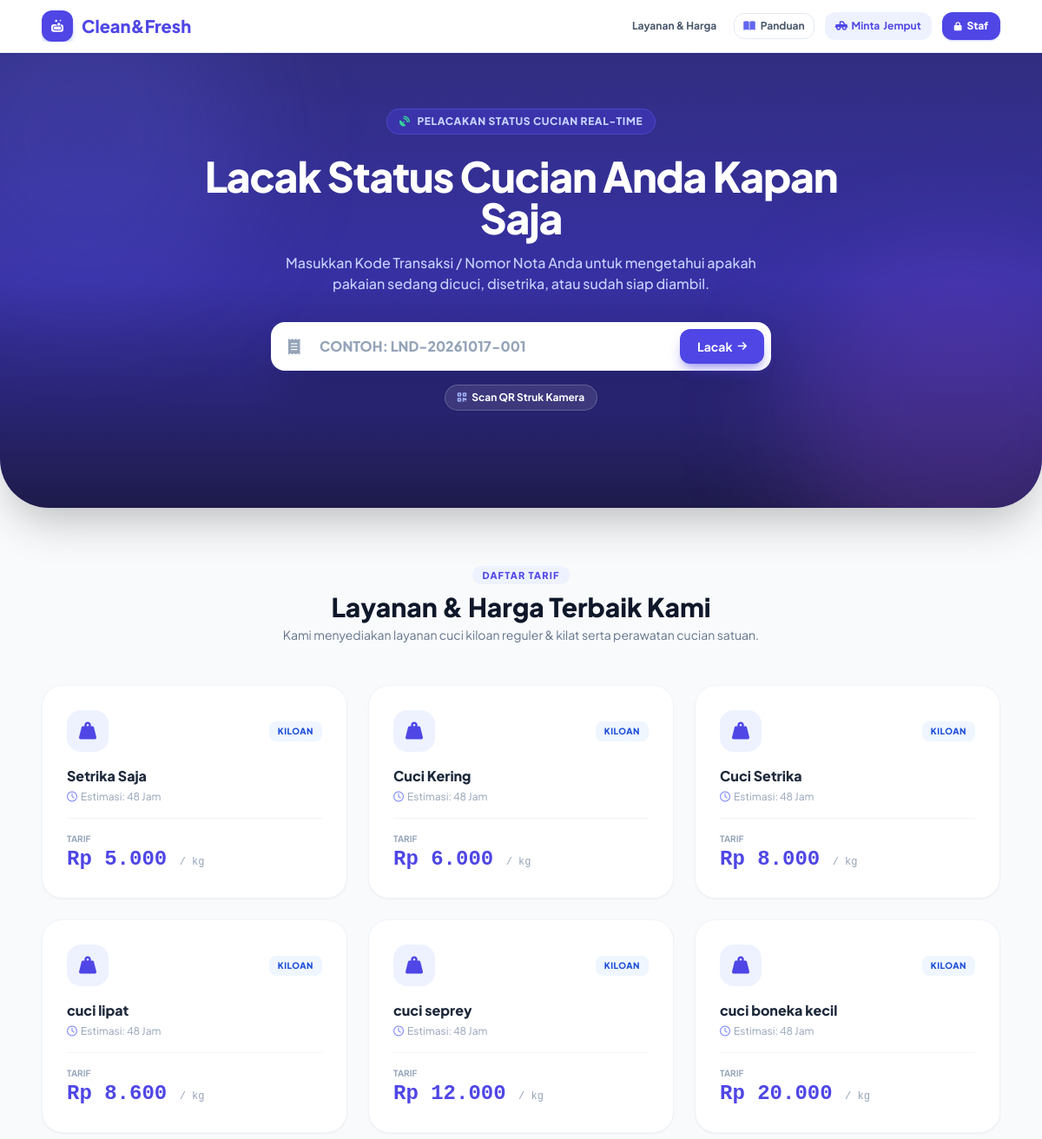
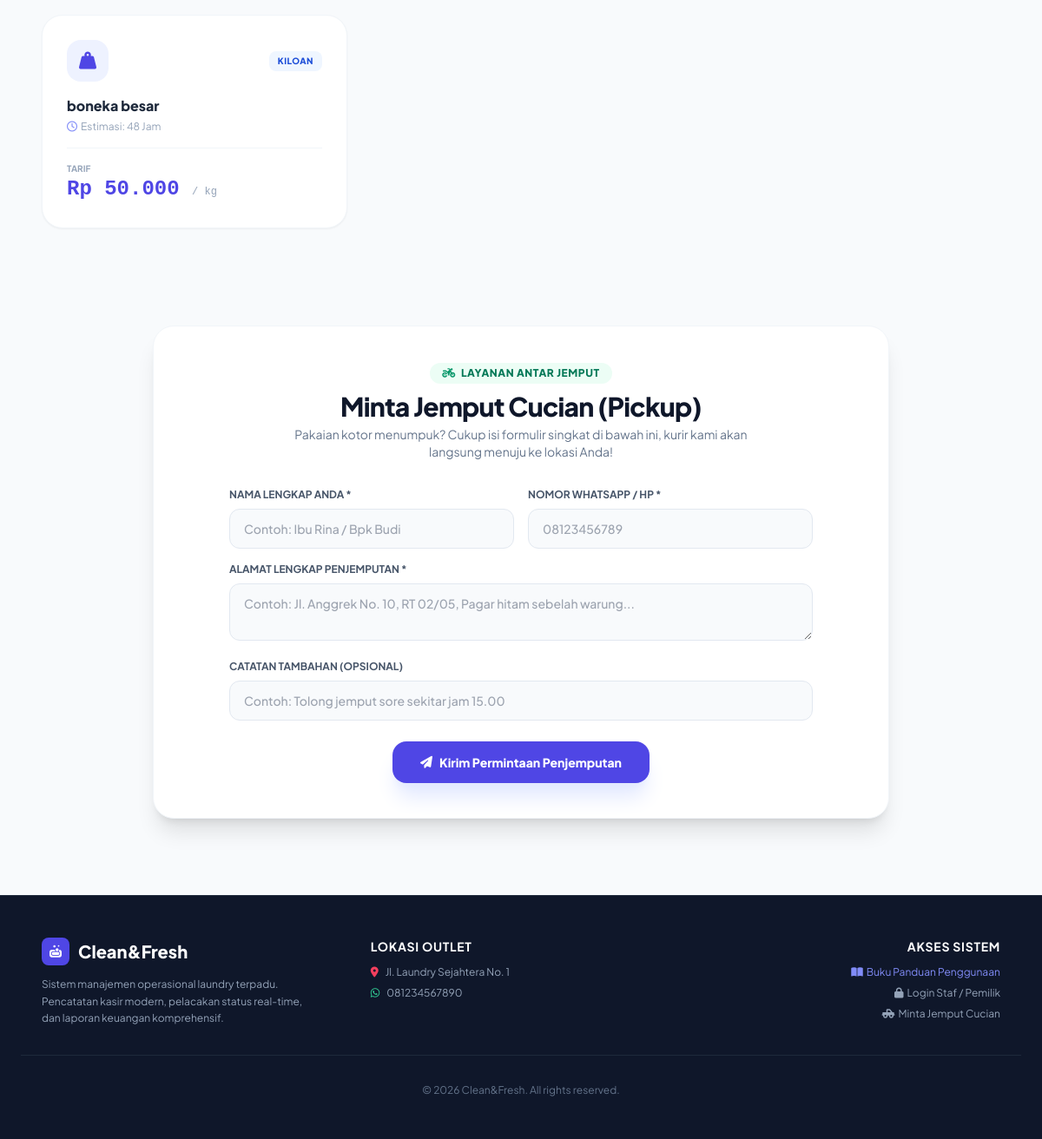
The page / on the database its author committed (2 pictures, top to bottom).
### tables this page shows
CREATE TABLE `settings` (
  `id` int(11) NOT NULL,
  `nama_laundry` varchar(150) NOT NULL DEFAULT 'Clean&Fresh Laundry',
  `alamat` text DEFAULT NULL,
  `whatsapp` varchar(30) DEFAULT NULL,
  `logo` varchar(255) DEFAULT NULL,
  `wa_gateway_provider` varchar(50) DEFAULT 'manual',
  `wa_api_key` varchar(255) DEFAULT NULL,
  `wa_domain` varchar(255) DEFAULT 'https://api.fonnte.com',
  `wa_template_order` text DEFAULT NULL,
  `wa_template_ready` text DEFAULT NULL,
  `receipt_footer` text DEFAULT NULL,
  `schema_version` int(11) DEFAULT 1,
  `updated_at` datetime DEFAULT current_timestamp() ON UPDATE current_timestamp(),
  PRIMARY KEY (`id`)
);

CREATE TABLE `services` (
  `id` int(11) NOT NULL AUTO_INCREMENT,
  `service_name` varchar(150) NOT NULL,
  `service_type` enum('kiloan','satuan') NOT NULL DEFAULT 'kiloan',
  `price` decimal(12,2) NOT NULL,
  `unit` varchar(20) NOT NULL DEFAULT 'kg',
  `duration_hours` int(11) NOT NULL DEFAULT 48,
  `created_at` datetime DEFAULT current_timestamp(),
  PRIMARY KEY (`id`)
);

### config/database.php (called while the page is built, shortened)
<?php
if (!function_exists('get_settings')) {
    function get_settings($conn) {
        $q = mysqli_query($conn, "SELECT * FROM settings WHERE id=1");
        if ($q && mysqli_num_rows($q) > 0) {
            return mysqli_fetch_assoc($q);
        }
        return [
            'nama_laundry' => 'Clean&Fresh Laundry',
            'alamat' => 'Jl. Laundry No. 123',
            'whatsapp' => '628123456789',
            'wa_gateway_provider' => 'manual',
            'wa_template_order' => 'Halo {nama}, pesanan {no_nota} sedang diproses. Cek status di {link_tracking}',
            'wa_template_ready' => 'Halo {nama}, cucian Anda dengan no nota {no_nota} sudah selesai dan siap diambil!'
        ];
    }
}
?>

### index.php (the view, shortened to what this page needs)
<?php
require_once 'config/database.php';
$set = get_settings($conn);
$services_catalog = mysqli_query($conn, "SELECT * FROM services ORDER BY service_type ASC, price ASC");
?>
<!DOCTYPE html>
<html lang="id" class="scroll-smooth">
<head>
    <script src="https://cdn.tailwindcss.com"></script>
    <link rel="stylesheet" href="https://cdnjs.cloudflare.com/ajax/libs/font-awesome/6.4.0/css/all.min.css">
</head>
<body class="bg-slate-50 text-slate-800 antialiased selection:bg-indigo-500 selection:text-white">
    <nav class="bg-white/95 backdrop-blur-md sticky top-0 z-50 border-b border-slate-100 shadow-sm">
        <div class="max-w-6xl mx-auto px-4 sm:px-6 py-3 flex justify-between items-center gap-2">
            <a href="index.php" class="flex items-center gap-2 sm:gap-2.5 font-black text-lg sm:text-xl text-indigo-600 truncate">
                <span class="w-8 h-8 sm:w-9 sm:h-9 rounded-xl bg-indigo-600 text-white flex items-center justify-center text-xs sm:text-sm shadow-md shadow-indigo-200 shrink-0">
                    <i class="fas fa-soap"></i>
                </span>
                <span class="truncate"><?= htmlspecialchars($set['nama_laundry']); ?></span>
            </a>
            <div class="flex items-center gap-2 sm:gap-3 shrink-0">
                <a href="#layanan" class="hidden md:inline-block text-xs font-bold text-slate-600 hover:text-indigo-600 transition px-2 py-1">
                    Layanan & Harga
                </a>
                <a href="panduan.php" class="text-xs font-bold text-slate-600 hover:text-indigo-600 transition px-2.5 py-1.5 rounded-xl border border-slate-200 hover:border-indigo-300 flex items-center gap-1.5">
                    <i class="fas fa-book-open text-indigo-500"></i>
                    <span>Panduan</span>
                </a>
                <a href="#pickup" class="text-xs font-bold text-indigo-600 hover:text-indigo-700 bg-indigo-50 hover:bg-indigo-100 px-3 py-2 rounded-xl transition flex items-center gap-1">
                    <i class="fas fa-truck-pickup text-indigo-600"></i>
                    <span class="hidden sm:inline">Minta</span> Jemput
                </a>
                <a href="auth/login.php" class="text-xs font-extrabold text-white bg-indigo-600 hover:bg-indigo-700 px-3.5 py-2 rounded-xl transition flex items-center gap-1.5 shadow-sm shadow-indigo-200">
                    <i class="fas fa-lock text-[10px]"></i>
                    <span>Staf</span>
                </a>
            </div>
        </div>
    </nav>
    <div id="lacak" class="relative bg-gradient-to-b from-indigo-900 via-indigo-800 to-indigo-950 text-white pt-10 sm:pt-16 pb-20 sm:pb-28 px-4 sm:px-6 overflow-hidden rounded-b-[2.5rem] sm:rounded-b-[3.5rem] shadow-2xl">
        <div class="max-w-3xl mx-auto text-center relative z-10">
            <span class="inline-flex items-center gap-2 px-3.5 py-1.5 rounded-full bg-indigo-700/50 border border-indigo-500/40 text-indigo-200 text-[11px] sm:text-xs font-extrabold uppercase tracking-wider mb-4 sm:mb-6 backdrop-blur-md">
                <i class="fas fa-satellite-dish text-emerald-400 animate-pulse"></i> Pelacakan Status Cucian Real-time
            </span>
            <h1 class="text-2xl sm:text-4xl md:text-5xl font-black tracking-tight leading-tight mb-3 sm:mb-4">
                Lacak Status Cucian Anda Kapan Saja
            </h1>
            <p class="text-indigo-200 text-xs sm:text-base max-w-xl mx-auto mb-6 sm:mb-8 font-medium">
                Masukkan Kode Transaksi / Nomor Nota Anda untuk mengetahui apakah pakaian sedang dicuci, disetrika, atau sudah siap diambil.
            </p>
            <form action="" method="GET" class="relative max-w-xl mx-auto">
                <div class="relative flex items-center">
                    <i class="fas fa-receipt absolute left-4 sm:left-5 text-slate-400 text-sm sm:text-lg"></i>
                    <input type="text" id="orderCodeInput" name="kode" value="<?= isset($_GET['kode']) ? htmlspecialchars($_GET['kode']) : '' ?>"
                           class="w-full py-3.5 sm:py-4 pl-11 sm:pl-14 pr-24 sm:pr-36 rounded-2xl text-slate-900 font-extrabold shadow-2xl focus:outline-none focus:ring-4 focus:ring-indigo-400/50 transition placeholder-slate-400 uppercase text-xs sm:text-base"
                           placeholder="CONTOH: LND-20261017-001" autocomplete="off" required>
                    <button type="submit" class="absolute right-1.5 sm:right-2 bg-indigo-600 hover:bg-indigo-700 text-white px-3.5 sm:px-5 py-2 sm:py-2.5 rounded-xl font-bold text-xs sm:text-sm flex items-center gap-1.5 shadow-lg shadow-indigo-600/40 transition">
                        <span>Lacak</span>
                        <i class="fas fa-arrow-right text-[10px] sm:text-xs"></i>
                    </button>
                </div>
            </form>
            <div class="mt-4 flex flex-wrap items-center justify-center gap-2">
                <button type="button" onclick="openQrModal()" class="inline-flex items-center gap-1.5 px-3.5 py-1.5 rounded-full bg-white/10 hover:bg-white/20 border border-white/20 text-white text-xs font-bold backdrop-blur-md transition shadow-sm">
                    <i class="fas fa-qrcode text-indigo-300"></i>
                    <span>Scan QR Struk Kamera</span>
                </button>
            </div>
        </div>
        <div class="absolute -top-24 -left-24 w-80 sm:w-96 h-80 sm:h-96 bg-indigo-500/20 rounded-full blur-3xl pointer-events-none"></div>
        <div class="absolute -bottom-24 -right-24 w-80 sm:w-96 h-80 sm:h-96 bg-purple-500/20 rounded-full blur-3xl pointer-events-none"></div>
    </div>
    <div id="layanan" class="max-w-6xl mx-auto px-4 sm:px-6 py-12 sm:py-16">
        <div class="text-center max-w-xl mx-auto mb-8 sm:mb-12">
            <span class="text-[11px] font-black text-indigo-600 uppercase tracking-widest bg-indigo-50 px-3 py-1 rounded-full">Daftar Tarif</span>
            <h2 class="text-2xl sm:text-3xl font-black text-slate-900 mt-2">Layanan & Harga Terbaik Kami</h2>
            <p class="text-slate-500 text-xs sm:text-sm mt-1">Kami menyediakan layanan cuci kiloan reguler & kilat serta perawatan cucian satuan.</p>
        </div>
        <div class="grid grid-cols-1 sm:grid-cols-2 lg:grid-cols-3 gap-4 sm:gap-6">
            <?php while($s = mysqli_fetch_assoc($services_catalog)): ?>
            <div class="bg-white p-5 sm:p-7 rounded-3xl shadow-sm border border-slate-100 hover:shadow-xl hover:border-indigo-100 transition duration-300 flex flex-col justify-between">
                <div>
                    <div class="flex justify-between items-center mb-4">
                        <span class="w-10 h-10 sm:w-12 sm:h-12 rounded-2xl bg-indigo-50 text-indigo-600 flex items-center justify-center text-lg sm:text-xl font-bold">
                            <?php if ($s['service_type'] === 'kiloan'): ?>
                                <i class="fas fa-weight-hanging"></i>
                            <?php else: ?>
                                <i class="fas fa-tshirt"></i>
                            <?php endif; ?>
                        </span>
                        <span class="px-2.5 py-1 rounded-lg text-[10px] font-black uppercase tracking-wider <?= $s['service_type'] === 'kiloan' ? 'bg-blue-50 text-blue-700' : 'bg-amber-50 text-amber-700'; ?>">
                            <?= $s['service_type']; ?>
                        </span>
                    </div>
                    <h3 class="font-extrabold text-slate-800 text-sm sm:text-base mb-1"><?= htmlspecialchars($s['service_name']); ?></h3>
                    <p class="text-xs text-slate-400 mb-4"><i class="far fa-clock mr-1 text-indigo-400"></i>Estimasi: <?= (int)$s['duration_hours']; ?> Jam</p>
                </div>
                <div class="pt-4 border-t border-slate-100 flex justify-between items-end">
                    <div>
                        <span class="text-[10px] text-slate-400 font-bold block uppercase">Tarif</span>
                        <p class="text-xl sm:text-2xl font-black text-indigo-600 font-mono">
                            Rp <?= number_format($s['price'], 0, ',', '.'); ?>
                            <span class="text-xs font-normal text-slate-400">/ <?= htmlspecialchars($s['unit']); ?></span>
                        </p>
                    </div>
                </div>
            </div>
            <?php endwhile; ?>
        </div>
    </div>
    <div id="pickup" class="max-w-4xl mx-auto px-4 sm:px-6 py-8 sm:py-12">
        <div class="bg-white rounded-3xl shadow-xl border border-slate-100 p-6 sm:p-10">
            <div class="text-center max-w-xl mx-auto mb-6 sm:mb-8">
                <span class="inline-flex items-center gap-1.5 px-3.5 py-1 rounded-full bg-emerald-50 text-emerald-700 text-xs font-black uppercase tracking-wider mb-2">
                    <i class="fas fa-motorcycle text-emerald-600"></i> Layanan Antar Jemput
                </span>
                <h2 class="text-xl sm:text-3xl font-black text-slate-900 tracking-tight">Minta Jemput Cucian (Pickup)</h2>
                <p class="text-slate-500 text-xs sm:text-sm mt-1">Pakaian kotor menumpuk? Cukup isi formulir singkat di bawah ini, kurir kami akan langsung menuju ke lokasi Anda!</p>
            </div>
            <form action="#pickup" method="POST" class="space-y-4 max-w-2xl mx-auto">
                <div class="grid grid-cols-1 sm:grid-cols-2 gap-4">
                    <div>
                        <label class="block text-xs font-bold text-slate-600 uppercase mb-2">Nama Lengkap Anda *</label>
                        <input type="text" name="customer_name" required placeholder="Contoh: Ibu Rina / Bpk Budi" class="w-full px-4 py-3 bg-slate-50 border border-slate-200 rounded-xl text-sm font-medium focus:bg-white focus:outline-none focus:ring-2 focus:ring-indigo-500">
                    </div>
                    <div>
                        <label class="block text-xs font-bold text-slate-600 uppercase mb-2">Nomor WhatsApp / HP *</label>
                        <input type="tel" name="customer_phone" required placeholder="08123456789" class="w-full px-4 py-3 bg-slate-50 border border-slate-200 rounded-xl text-sm font-medium focus:bg-white focus:outline-none focus:ring-2 focus:ring-indigo-500">
                    </div>
                </div>
                <div>
                    <label class="block text-xs font-bold text-slate-600 uppercase mb-2">Alamat Lengkap Penjemputan *</label>
                    <textarea name="pickup_address" required rows="2" placeholder="Contoh: Jl. Anggrek No. 10, RT 02/05, Pagar hitam sebelah warung..." class="w-full px-4 py-3 bg-slate-50 border border-slate-200 rounded-xl text-sm font-medium focus:bg-white focus:outline-none focus:ring-2 focus:ring-indigo-500"></textarea>
                </div>
                <div>
                    <label class="block text-xs font-bold text-slate-600 uppercase mb-2">Catatan Tambahan (Opsional)</label>
                    <input type="text" name="notes" placeholder="Contoh: Tolong jemput sore sekitar jam 15.00" class="w-full px-4 py-3 bg-slate-50 border border-slate-200 rounded-xl text-sm font-medium focus:bg-white focus:outline-none focus:ring-2 focus:ring-indigo-500">
                </div>
                <div class="text-center pt-2">
                    <button type="submit" name="submit_public_pickup" class="w-full sm:w-auto px-8 py-3.5 bg-indigo-600 hover:bg-indigo-700 text-white font-extrabold rounded-2xl text-sm shadow-xl shadow-indigo-100 transition inline-flex items-center justify-center gap-2">
                        <i class="fas fa-paper-plane"></i>
                        <span>Kirim Permintaan Penjemputan</span>
                    </button>
                </div>
            </form>
        </div>
    </div>
    <footer class="bg-slate-900 text-slate-300 py-10 sm:py-12 border-t border-slate-800 mt-10">
        <div class="max-w-6xl mx-auto px-4 sm:px-6 text-center sm:text-left grid grid-cols-1 sm:grid-cols-3 gap-8">
            <div>
                <div class="flex items-center justify-center sm:justify-start gap-2.5 font-black text-xl text-white mb-3">
                    <span class="w-8 h-8 rounded-lg bg-indigo-600 text-white flex items-center justify-center text-sm">
                        <i class="fas fa-soap"></i>
                    </span>
                    <span><?= htmlspecialchars($set['nama_laundry']); ?></span>
                </div>
                <p class="text-slate-400 text-xs leading-relaxed max-w-xs mx-auto sm:mx-0">
                    Sistem manajemen operasional laundry terpadu. Pencatatan kasir modern, pelacakan status real-time, dan laporan keuangan komprehensif.
                </p>
            </div>
            <div>
                <h4 class="text-sm font-bold text-white uppercase tracking-wider mb-3">Lokasi Outlet</h4>
                <p class="text-xs text-slate-400 mb-2"><i class="fas fa-map-marker-alt text-rose-500 mr-2"></i><?= htmlspecialchars($set['alamat']); ?></p>
                <p class="text-xs text-slate-400"><i class="fab fa-whatsapp text-emerald-400 mr-2"></i><?= htmlspecialchars($set['whatsapp']); ?></p>
            </div>
            <div class="text-center sm:text-right">
                <h4 class="text-sm font-bold text-white uppercase tracking-wider mb-3">Akses Sistem</h4>
                <div class="space-y-2 text-xs">
                    <div><a href="panduan.php" class="text-indigo-400 hover:underline"><i class="fas fa-book-open mr-1"></i>Buku Panduan Penggunaan</a></div>
                    <div><a href="auth/login.php" class="text-slate-400 hover:underline"><i class="fas fa-lock mr-1"></i>Login Staf / Pemilik</a></div>
                    <div><a href="#pickup" class="text-slate-400 hover:underline"><i class="fas fa-truck-pickup mr-1"></i>Minta Jemput Cucian</a></div>
                </div>
            </div>
        </div>
        <div class="max-w-6xl mx-auto px-4 mt-8 pt-8 border-t border-slate-800 text-center text-xs text-slate-500">
            &copy; <?= date('Y'); ?> <?= htmlspecialchars($set['nama_laundry']); ?>. All rights reserved.
        </div>
    </footer>
</body>
</html>

### index.php (style rules this page uses)
body { font-family: 'Plus Jakarta Sans', sans-serif; }

### rows shown on the page
settings: nama_laundry "Clean&Fresh", alamat "Jl. Laundry Sejahtera No. 1", whatsapp "081234567890"
services: service_type "KILOAN", service_name "Setrika Saja", duration_hours "48", price "5.000", unit "kg"
services: service_type "KILOAN", service_name "Cuci Kering", duration_hours "48", price "6.000", unit "kg"
services: service_type "KILOAN", service_name "Cuci Setrika", duration_hours "48", price "8.000", unit "kg"
services: service_type "KILOAN", service_name "cuci lipat", duration_hours "48", price "8.600", unit "kg"
services: service_type "KILOAN", service_name "cuci seprey", duration_hours "48", price "12.000", unit "kg"
services: service_type "KILOAN", service_name "cuci boneka kecil", duration_hours "48", price "20.000", unit "kg"
services: service_type "KILOAN", service_name "boneka besar", duration_hours "48", price "50.000", unit "kg"
